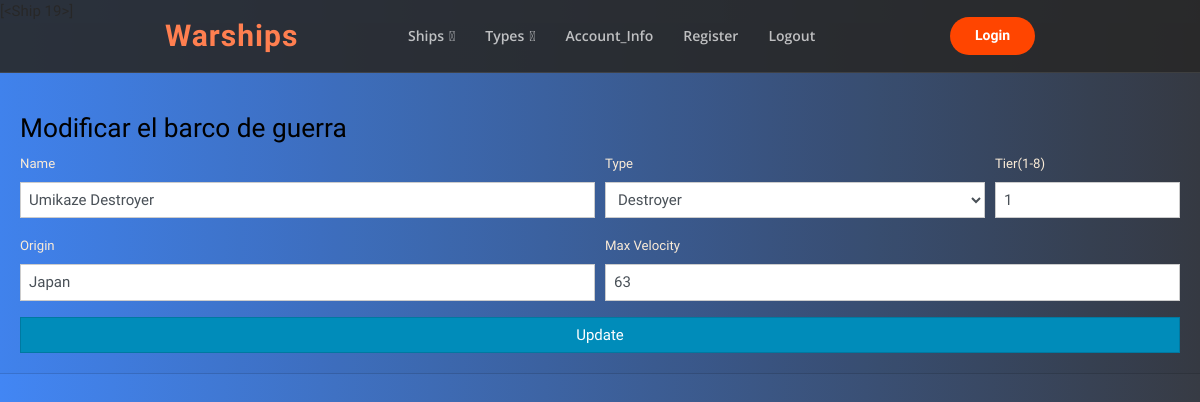
The page /edit_ship/19 (signed in) on the database its author committed.
### warships_blog/classes.py (models this page shows)
class Ship(db.Model):
    id = db.Column(db.Integer, primary_key=True)
    nombre = db.Column(db.String(200))
    origin = db.Column(db.String(200))
    type_class = db.Column(db.String(200))
    tier_number = db.Column(db.Integer)
    max_velocity = db.Column(db.Integer)
    active = db.Column(db.Boolean)

### warships_blog/routes.py (the view, shortened to what this page needs)
@app.route('/edit_ship/<id>', methods = ['GET','POST'])
@login_required
def edit_ship(id):
    if request.method == 'GET':
        ships = Ship.query.filter_by(id=int(id)).all()
        return render_template('edit_ships.html', ships = ships)

### warships_blog/classes.py (called while the page is built)
@login_manager.user_loader
def load_user(id):
    return User.query.get(int(id))

### warships_blog/templates/edit_ships.html (shortened to what this page needs)
{% extends "base_template.html" %}
{% block body %} {{ships}} {% for ship in ships %}
<div class="card-header about-contact">
    <form action="/edit_ship/{{ship.id}}" method="POST">
        <h3 class="blacky">Modificar el barco de guerra</h3>
        <div class="form-row">
            <div class="form-group col-md-6">
                <label for="inputCity" class="whitey">Name</label>
                <input type="text" name="newname" class="form-control" placeholder="Complete Name" value="{{ship.nombre}}" autofocus>
            </div>
            <div class="form-group col-md-4">
                <label for="inputState" class="whitey">Type</label>
                <select id="inputState" class="form-control" name="newtype_class">
                    <option value="Destroyer" {% if ship.type_class == 'Destroyer' %} selected {% endif %}>Destroyer</option>
              </select>
            </div>
            <div class="form-group col-md-2">
                <label for="inputZip" class="whitey">Tier(1-8)</label>
                <input type="number" name="newtier_number" placeholder="Tier" class="form-control" value="{{ship.tier_number}}">
            </div>
        </div>
        <div class="form-row">
            <div class="form-group col-md-6">
                <label for="inputCity" class="whitey">Origin</label>
                <input type="text" name="neworigin" class="form-control" placeholder="Country" value="{{ship.origin}}">
            </div>
            <div class="form-group col-md-6">
                <label for="inputZip" class="whitey">Max Velocity</label>
                <input type="number" name="newmax_velocity" placeholder="Max Velocity" class="form-control" value="{{ship.max_velocity}}">
            </div>
        </div>
        <button type="submit" class="btn btn-primary btn-block">Update</button>
    </form>
</div>
{% endfor %}{% endblock %}

### warships_blog/static/main.css (style rules this page uses)
body { font-family: "Raleway", sans-serif; background: #373B44; background: -webkit-linear-gradient(to right, #4286f4, #373B44); background: linear-gradient(to right, #4286f4, #373B44); }
h1, h2, h3, h4, h5, h6 { font-family: "Raleway", sans-serif; color: floralwhite; }
.blacky { color: black; }
.whitey { color: antiquewhite; }
.about-contact { padding-top: 90px; padding-bottom: 20px; }

### rows shown on the page
Ship: newname "Umikaze Destroyer", newtype_class "Destroyer", newtier_number "1", neworigin "Japan", newmax_velocity "63"
